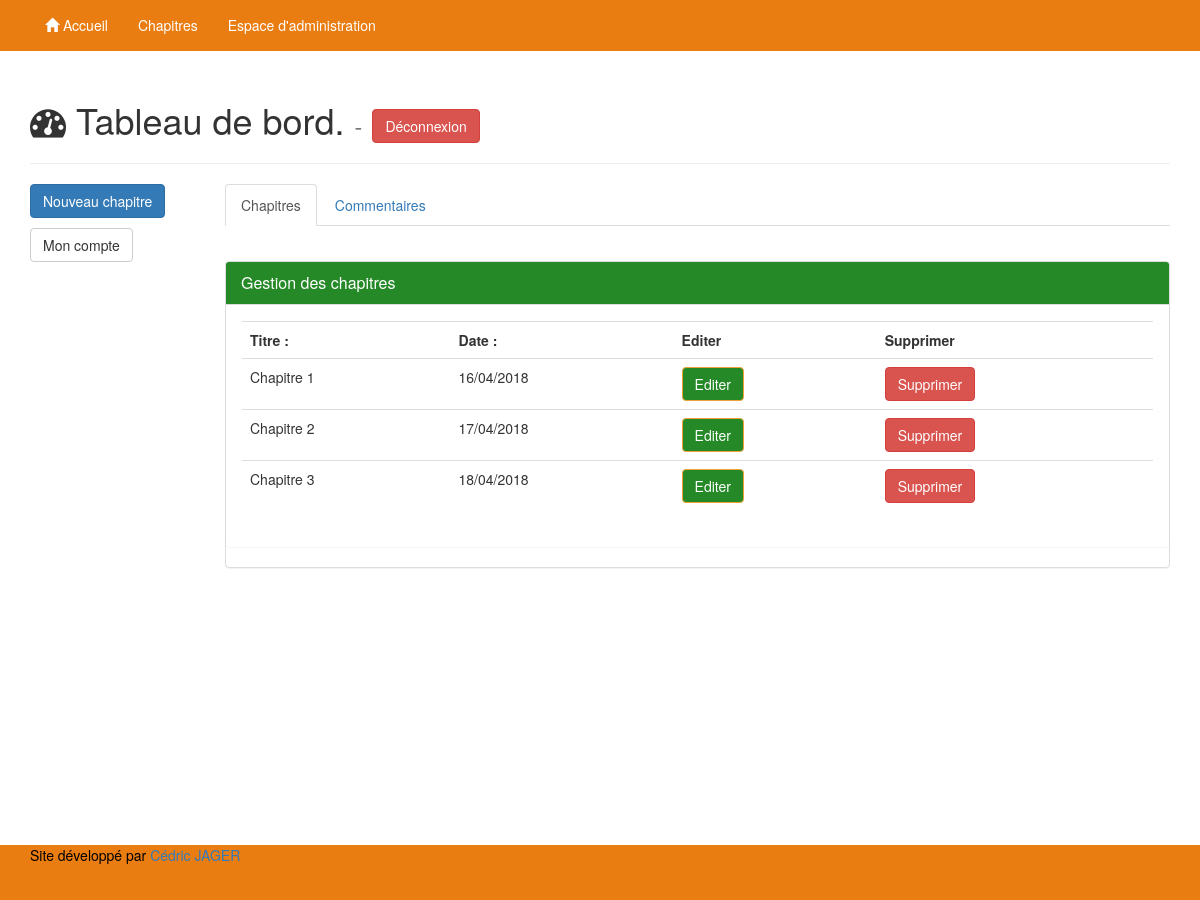
Page /index.php?p=dashboard (signed in) on the committed database.
### tables this page shows
CREATE TABLE `articles` (
  `id` int(11) NOT NULL,
  `titre` varchar(255) NOT NULL,
  `contenu` longtext NOT NULL,
  `date` date NOT NULL,
  `illustration` varchar(255) NOT NULL
);

### controleur/Controleur.php (called while the page is built, shortened)
<?php
require 'Autoload.php';
class Controleur {
  public $Article;
  public function __construct() {
    $this->Article = new Articles();
  }
  public function dashboard(){
    $req = $this->Article->getArticles();
    $this->Article->deleteArticle();
    require 'vue/admin/dashboard.php';
  }
}

### index.php (called while the page is built, shortened)
<?php
$routeur = new Routeur();
$routeur->RouteurRequete();

### controleur/Autoload.php (called while the page is built, shortened)
<?php
class Autoload {
   static function myAutoload($class_name) {
     $class = ucfirst($class_name);
  }
}

### modele/Articles.php (called while the page is built, shortened)
<?php
require_once 'Modele.php';
class Articles extends Modele{
  public function getArticles($nombre = null)
   {
    if ($nombre == 1) {
      $sql = 'SELECT * FROM articles ORDER BY id DESC LIMIT 0, 1';
      $req = $this->query($sql,true);
    }
    else {
      $sql = "SELECT *, DATE_FORMAT(date, '%d/%m/%Y') AS date FROM articles ORDER BY id ASC";
      $req =  $this->query($sql);
    }
    return $req;
  }
}

### modele/Modele.php (called while the page is built, shortened)
<?php
class Modele {
  private function getBdd()
  {
    $bdd = ConfigBD::database();
    $pdo = new PDO("mysql:host={$bdd['host']};dbname={$bdd['db_name']};charset=utf8",
                  "{$bdd['username']}", "{$bdd['password']}", array(
                    PDO::MYSQL_ATTR_INIT_COMMAND => 'SET NAMES utf8',
                    PDO::ATTR_ERRMODE => PDO::ERRMODE_EXCEPTION,
                    PDO::ATTR_DEFAULT_FETCH_MODE => PDO::FETCH_OBJ
                  ));
    return $pdo;
  }
  public function query($sql, $only = false)
  {
    $req = self::getBdd()->query($sql);
    if ($only == true) {
      return $req->fetch();
    }
    elseif ($only != true && $req->rowCount() == null) {
      return $req;
    }
    else {
      return $req->fetchAll();
    }
  }
}

### vue/admin/dashboard.php (the view, shortened to what this page needs)
<div class="dashboard">
  <div class="container">
    <h1><i class="fa fa-tachometer"></i> Tableau de bord.
      <small>-</small> <a href="index.php?p=logout"><button type="button" class="btn btn-danger">Déconnexion</button></a>
    </h1><hr>
    <div class="row">
      <div class="col-md-2">
        <p><a href="index.php?p=create"><button type="button" class="btn btn-primary">Nouveau chapitre</button></a></p>
        <p><a href="index.php?p=account"><button type="button" class="btn btn-default">Mon compte</button></a></p>
      </div>
      <div class="col-md-10">
        <ul class="nav nav-tabs">
          <li role="presentation" class="active showPost" id="navPost"><a href="#">Chapitres</a></li>
          <li role="presentation" class="showComments" id="navComments"><a href="#">Commentaires</a></li>
        </ul>
        <div class="gestionPanel">
          <div class="row">
            <div class="col-lg-12">
              <div class="panel panel-default">
                <div class="panel-heading">
                  <div class="panel-title">
                    Gestion des chapitres
                  </div>
                  </div>
                  <div class="panel panel-body">
                    <form method="post">
                        <table class="table">
                          <tr>
                            <th>Titre :</th>
                            <th>Date :</th>
                            <th>Editer</th>
                            <th>Supprimer</th>
                          </tr>
                          <?php foreach($req as $list) : ?>
                          <tr class="table table-hover">
                              <td><?= $list->titre ?></td>
                              <td><?= $list->date ?></td>
                              <td><a href="index.php?p=update&id=<?=$list->id ?>"><button type="button" name="button" class="btn btn-warning">Editer</button></a></td>
                              <td><button type="submit" name="suppArticle" value="<?= $list->id ?>" class="btn btn-danger">Supprimer</button></td>
                          </tr>
                        <?php endforeach; ?>
                        </table>
                  </form>
                    </div>
                  </div>
              </div>
            </div>
          </div>
      </div>
    </div>
  </div>
</div>

### public/css/style.css (style rules this page uses)
body { padding-top: 45px; }
.dashboard, .account { padding-top: 35px; min-height: 800px; }
.gestionPanel { margin-top: 35px; }
.gestionPanel .panel-heading { background-color: rgb(37,137,39) !important; color: white !important; }
.btn-warning { background-color: rgb(37,137,39) !important; }

### rows in the picture
articles: titre "Chapitre 1", date "16/04/2018", $list->id 2 (drawn)
articles: titre "Chapitre 2", date "17/04/2018", $list->id 3 (drawn)
articles: titre "Chapitre 3", date "18/04/2018", $list->id 4 (drawn)
